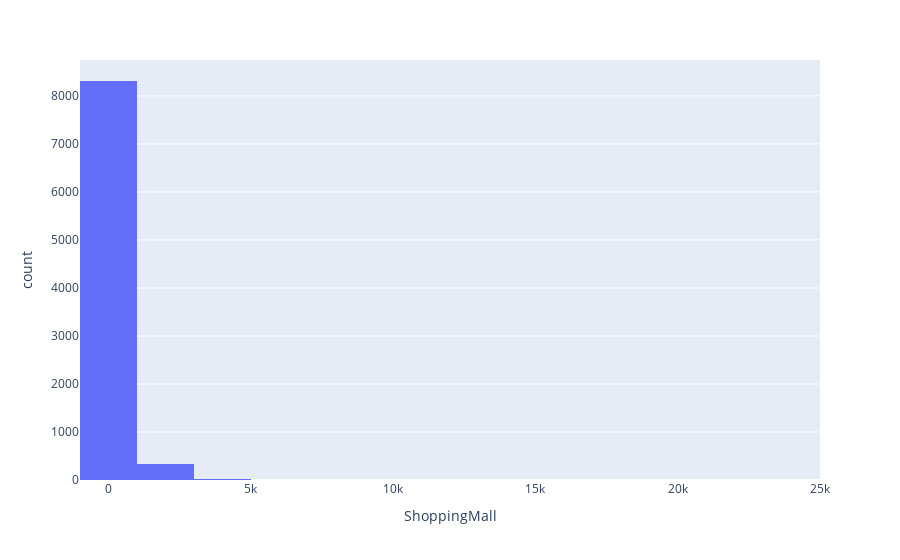

The cell this chart's notebook holds for it:
### Code cell
fig = px.histogram(train, x="ShoppingMall", nbins=15)
fig.show(renderer="png", width=1600, height=650)

### Figure 1 — Plotly figure (JSON) as saved in the notebook; plotly's stock layout.template omitted (floating-point values rounded to 4 significant figures; data arrays with more than 128 entries replaced by an {"elided": "..."} marker saying what was removed)
{"data": [{"alignmentgroup": "True", "bingroup": "x", "hovertemplate": "ShoppingMall=%{x}<br>count=%{y}<extra></extra>", "legendgroup": "", "marker": {"color": "#636efa", "pattern": {"shape": ""}}, "name": "", "nbinsx": 15, "offsetgroup": "", "orientation": "v", "showlegend": false, "type": "histogram", "x": {"elided": "8693 float values"}, "xaxis": "x", "yaxis": "y"}], "layout": {"barmode": "relative", "legend": {"tracegroupgap": 0}, "margin": {"t": 60}, "xaxis": {"anchor": "y", "domain": [0, 1], "title": {"text": "ShoppingMall"}}, "yaxis": {"anchor": "x", "domain": [0, 1], "title": {"text": "count"}}}}
